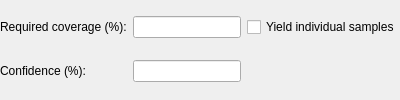
                <widget class="QWidget" name="pageBiomeOptSample">
                 <property name="sizePolicy">
                  <sizepolicy hsizetype="Preferred" vsizetype="Fixed">
                   <horstretch>0</horstretch>
                   <verstretch>0</verstretch>
                  </sizepolicy>
                 </property>
                 <layout class="QGridLayout" name="gridLayout_31">
                  <property name="leftMargin">
                   <number>0</number>
                  </property>
                  <property name="topMargin">
                   <number>0</number>
                  </property>
                  <property name="rightMargin">
                   <number>0</number>
                  </property>
                  <property name="bottomMargin">
                   <number>0</number>
                  </property>
                  <item row="0" column="0">
                   <widget class="QLabel" name="label_17">
                    <property name="toolTip">
                     <string>Proportion of the area that has to be of the included biomes</string>
                    </property>
                    <property name="text">
                     <string>Required coverage (%):</string>
                    </property>
                   </widget>
                  </item>
                  <item row="1" column="0">
                   <widget class="QLabel" name="label_18">
                    <property name="toolTip">
                     <string>Statistical confidence that the coverage has been reached</string>
                    </property>
                    <property name="text">
                     <string>Confidence (%):</string>
                    </property>
                   </widget>
                  </item>
                  <item row="0" column="4">
                   <widget class="QCheckBox" name="checkSamplePos">
                    <property name="toolTip">
                     <string>Instead of estimating the center of the allowed biome area,
yield each sampled position individually</string>
                    </property>
                    <property name="text">
                     <string>Yield individual samples</string>
                    </property>
                   </widget>
                  </item>
                  <item row="0" column="1">
                   <widget class="QLineEdit" name="lineCoverage1">
                    <property name="toolTip">
                     <string>Proportion of the area that has to be of the included biomes</string>
                    </property>
                   </widget>
                  </item>
                  <item row="1" column="1">
                   <widget class="QLineEdit" name="lineConfidence1">
                    <property name="toolTip">
                     <string>Statistical confidence that the coverage has been reached</string>
                    </property>
                   </widget>
                  </item>
                 </layout>
                </widget>
